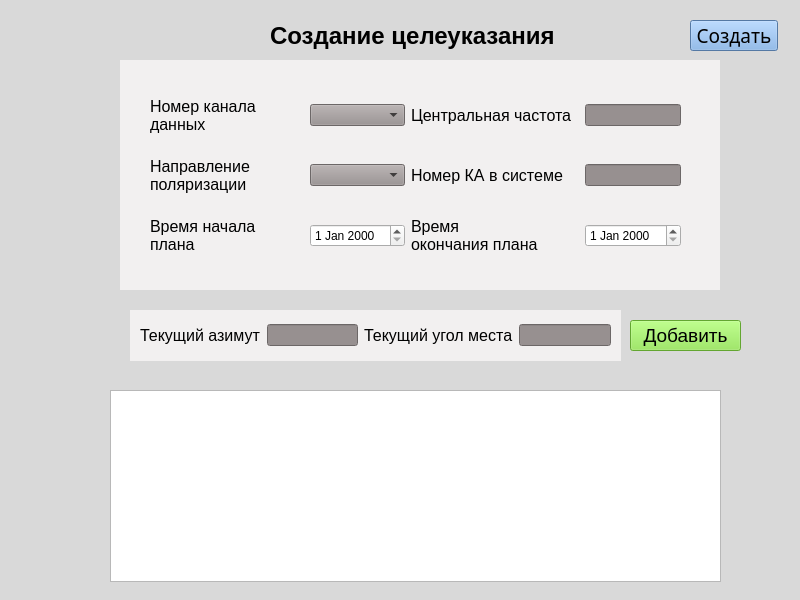
<?xml version="1.0" encoding="UTF-8"?>
<ui version="4.0">
 <class>TransferOfTarget</class>
 <widget class="QWidget" name="TransferOfTarget">
  <property name="geometry">
   <rect>
    <x>0</x>
    <y>0</y>
    <width>800</width>
    <height>600</height>
   </rect>
  </property>
  <property name="windowTitle">
   <string>Form</string>
  </property>
  <widget class="QLabel" name="label">
   <property name="geometry">
    <rect>
     <x>-10</x>
     <y>0</y>
     <width>821</width>
     <height>641</height>
    </rect>
   </property>
   <property name="styleSheet">
    <string notr="true">background-color: #D9D9D9</string>
   </property>
   <property name="text">
    <string/>
   </property>
  </widget>
  <widget class="QLabel" name="label_2">
   <property name="geometry">
    <rect>
     <x>270</x>
     <y>20</y>
     <width>291</width>
     <height>31</height>
    </rect>
   </property>
   <property name="font">
    <font>
     <pointsize>18</pointsize>
     <bold>true</bold>
    </font>
   </property>
   <property name="styleSheet">
    <string notr="true">color: black</string>
   </property>
   <property name="text">
    <string>Создание целеуказания</string>
   </property>
  </widget>
  <widget class="QPushButton" name="createTarget">
   <property name="geometry">
    <rect>
     <x>690</x>
     <y>20</y>
     <width>88</width>
     <height>31</height>
    </rect>
   </property>
   <property name="palette">
    <palette>
     <active>
      <colorrole role="WindowText">
       <brush brushstyle="SolidPattern">
        <color alpha="255">
         <red>0</red>
         <green>0</green>
         <blue>0</blue>
        </color>
       </brush>
      </colorrole>
      <colorrole role="Button">
       <brush brushstyle="SolidPattern">
        <color alpha="255">
         <red>119</red>
         <green>170</green>
         <blue>229</blue>
        </color>
       </brush>
      </colorrole>
      <colorrole role="Text">
       <brush brushstyle="SolidPattern">
        <color alpha="255">
         <red>0</red>
         <green>0</green>
         <blue>0</blue>
        </color>
       </brush>
      </colorrole>
      <colorrole role="ButtonText">
       <brush brushstyle="SolidPattern">
        <color alpha="255">
         <red>0</red>
         <green>0</green>
         <blue>0</blue>
        </color>
       </brush>
      </colorrole>
      <colorrole role="Base">
       <brush brushstyle="SolidPattern">
        <color alpha="255">
         <red>119</red>
         <green>170</green>
         <blue>229</blue>
        </color>
       </brush>
      </colorrole>
      <colorrole role="Window">
       <brush brushstyle="SolidPattern">
        <color alpha="255">
         <red>119</red>
         <green>170</green>
         <blue>229</blue>
        </color>
       </brush>
      </colorrole>
      <colorrole role="PlaceholderText">
       <brush brushstyle="SolidPattern">
        <color alpha="128">
         <red>0</red>
         <green>0</green>
         <blue>0</blue>
        </color>
       </brush>
      </colorrole>
     </active>
     <inactive>
      <colorrole role="WindowText">
       <brush brushstyle="SolidPattern">
        <color alpha="255">
         <red>0</red>
         <green>0</green>
         <blue>0</blue>
        </color>
       </brush>
      </colorrole>
      <colorrole role="Button">
       <brush brushstyle="SolidPattern">
        <color alpha="255">
         <red>119</red>
         <green>170</green>
         <blue>229</blue>
        </color>
       </brush>
      </colorrole>
      <colorrole role="Text">
       <brush brushstyle="SolidPattern">
        <color alpha="255">
         <red>0</red>
         <green>0</green>
         <blue>0</blue>
        </color>
       </brush>
      </colorrole>
      <colorrole role="ButtonText">
       <brush brushstyle="SolidPattern">
        <color alpha="255">
         <red>0</red>
         <green>0</green>
         <blue>0</blue>
        </color>
       </brush>
      </colorrole>
      <colorrole role="Base">
       <brush brushstyle="SolidPattern">
        <color alpha="255">
         <red>119</red>
         <green>170</green>
         <blue>229</blue>
        </color>
       </brush>
      </colorrole>
      <colorrole role="Window">
       <brush brushstyle="SolidPattern">
        <color alpha="255">
         <red>119</red>
         <green>170</green>
         <blue>229</blue>
        </color>
       </brush>
      </colorrole>
      <colorrole role="PlaceholderText">
       <brush brushstyle="SolidPattern">
        <color alpha="128">
         <red>0</red>
         <green>0</green>
         <blue>0</blue>
        </color>
       </brush>
      </colorrole>
     </inactive>
     <disabled>
      <colorrole role="WindowText">
       <brush brushstyle="SolidPattern">
        <color alpha="255">
         <red>0</red>
         <green>0</green>
         <blue>0</blue>
        </color>
       </brush>
      </colorrole>
      <colorrole role="Button">
       <brush brushstyle="SolidPattern">
        <color alpha="255">
         <red>119</red>
         <green>170</green>
         <blue>229</blue>
        </color>
       </brush>
      </colorrole>
      <colorrole role="Text">
       <brush brushstyle="SolidPattern">
        <color alpha="255">
         <red>0</red>
         <green>0</green>
         <blue>0</blue>
        </color>
       </brush>
      </colorrole>
      <colorrole role="ButtonText">
       <brush brushstyle="SolidPattern">
        <color alpha="255">
         <red>0</red>
         <green>0</green>
         <blue>0</blue>
        </color>
       </brush>
      </colorrole>
      <colorrole role="Base">
       <brush brushstyle="SolidPattern">
        <color alpha="255">
         <red>119</red>
         <green>170</green>
         <blue>229</blue>
        </color>
       </brush>
      </colorrole>
      <colorrole role="Window">
       <brush brushstyle="SolidPattern">
        <color alpha="255">
         <red>119</red>
         <green>170</green>
         <blue>229</blue>
        </color>
       </brush>
      </colorrole>
      <colorrole role="PlaceholderText">
       <brush brushstyle="SolidPattern">
        <color alpha="128">
         <red>0</red>
         <green>0</green>
         <blue>0</blue>
        </color>
       </brush>
      </colorrole>
     </disabled>
    </palette>
   </property>
   <property name="font">
    <font>
     <family>Ubuntu Sans</family>
     <pointsize>14</pointsize>
     <bold>false</bold>
    </font>
   </property>
   <property name="styleSheet">
    <string notr="true">background-color: #77AAE5; color: black</string>
   </property>
   <property name="text">
    <string>Создать</string>
   </property>
  </widget>
  <widget class="QPushButton" name="addAzimut">
   <property name="geometry">
    <rect>
     <x>630</x>
     <y>320</y>
     <width>111</width>
     <height>31</height>
    </rect>
   </property>
   <property name="font">
    <font>
     <pointsize>14</pointsize>
    </font>
   </property>
   <property name="styleSheet">
    <string notr="true">background-color: #8BE844; color: black</string>
   </property>
   <property name="text">
    <string>Добавить</string>
   </property>
  </widget>
  <widget class="QLabel" name="label_12">
   <property name="geometry">
    <rect>
     <x>120</x>
     <y>60</y>
     <width>600</width>
     <height>230</height>
    </rect>
   </property>
   <property name="font">
    <font>
     <pointsize>14</pointsize>
    </font>
   </property>
   <property name="styleSheet">
    <string notr="true">background-color: #F2F0F0</string>
   </property>
   <property name="text">
    <string/>
   </property>
  </widget>
  <widget class="QLabel" name="label_13">
   <property name="geometry">
    <rect>
     <x>130</x>
     <y>310</y>
     <width>491</width>
     <height>51</height>
    </rect>
   </property>
   <property name="font">
    <font>
     <pointsize>14</pointsize>
    </font>
   </property>
   <property name="styleSheet">
    <string notr="true">background-color: #F2F0F0</string>
   </property>
   <property name="text">
    <string/>
   </property>
  </widget>
  <widget class="QWidget" name="horizontalLayoutWidget">
   <property name="geometry">
    <rect>
     <x>140</x>
     <y>320</y>
     <width>471</width>
     <height>31</height>
    </rect>
   </property>
   <layout class="QHBoxLayout" name="horizontalLayout">
    <item>
     <widget class="QLabel" name="label_8">
      <property name="font">
       <font>
        <pointsize>12</pointsize>
       </font>
      </property>
      <property name="styleSheet">
       <string notr="true">color: black</string>
      </property>
      <property name="text">
       <string>Текущий азимут</string>
      </property>
     </widget>
    </item>
    <item>
     <widget class="QLineEdit" name="currentAzimut">
      <property name="styleSheet">
       <string notr="true">background-color: #979090</string>
      </property>
     </widget>
    </item>
    <item>
     <widget class="QLabel" name="label_9">
      <property name="font">
       <font>
        <pointsize>12</pointsize>
       </font>
      </property>
      <property name="styleSheet">
       <string notr="true">color: black</string>
      </property>
      <property name="text">
       <string>Текущий угол места</string>
      </property>
     </widget>
    </item>
    <item>
     <widget class="QLineEdit" name="currentElevationAngle">
      <property name="styleSheet">
       <string notr="true">background-color: #979090</string>
      </property>
     </widget>
    </item>
   </layout>
  </widget>
  <widget class="QWidget" name="gridLayoutWidget">
   <property name="geometry">
    <rect>
     <x>150</x>
     <y>80</y>
     <width>531</width>
     <height>191</height>
    </rect>
   </property>
   <layout class="QGridLayout" name="gridLayout">
    <item row="0" column="0">
     <widget class="QLabel" name="label_3">
      <property name="font">
       <font>
        <pointsize>12</pointsize>
       </font>
      </property>
      <property name="styleSheet">
       <string notr="true">color: black</string>
      </property>
      <property name="text">
       <string>Номер канала данных</string>
      </property>
      <property name="wordWrap">
       <bool>true</bool>
      </property>
     </widget>
    </item>
    <item row="1" column="0">
     <widget class="QLabel" name="label_11">
      <property name="font">
       <font>
        <pointsize>12</pointsize>
       </font>
      </property>
      <property name="styleSheet">
       <string notr="true">color: black</string>
      </property>
      <property name="text">
       <string>Направление поляризации</string>
      </property>
      <property name="wordWrap">
       <bool>true</bool>
      </property>
     </widget>
    </item>
    <item row="0" column="1">
     <widget class="QComboBox" name="channelNumbers">
      <property name="styleSheet">
       <string notr="true">background-color: #979090</string>
      </property>
     </widget>
    </item>
    <item row="0" column="2">
     <widget class="QLabel" name="label_10">
      <property name="font">
       <font>
        <pointsize>12</pointsize>
       </font>
      </property>
      <property name="styleSheet">
       <string notr="true">color: black</string>
      </property>
      <property name="text">
       <string>Центральная частота </string>
      </property>
      <property name="wordWrap">
       <bool>true</bool>
      </property>
     </widget>
    </item>
    <item row="0" column="3">
     <widget class="QLineEdit" name="centerFrequency">
      <property name="styleSheet">
       <string notr="true">background-color: #979090</string>
      </property>
     </widget>
    </item>
    <item row="1" column="1">
     <widget class="QComboBox" name="polarization">
      <property name="styleSheet">
       <string notr="true">background-color: #979090</string>
      </property>
     </widget>
    </item>
    <item row="1" column="2">
     <widget class="QLabel" name="label_5">
      <property name="font">
       <font>
        <pointsize>12</pointsize>
       </font>
      </property>
      <property name="styleSheet">
       <string notr="true">color: black</string>
      </property>
      <property name="text">
       <string>Номер КА в системе</string>
      </property>
      <property name="wordWrap">
       <bool>true</bool>
      </property>
     </widget>
    </item>
    <item row="1" column="3">
     <widget class="QLineEdit" name="numberOfTheSpacecraft">
      <property name="styleSheet">
       <string notr="true">background-color: #979090</string>
      </property>
     </widget>
    </item>
    <item row="2" column="0">
     <widget class="QLabel" name="label_6">
      <property name="font">
       <font>
        <pointsize>12</pointsize>
       </font>
      </property>
      <property name="styleSheet">
       <string notr="true">color: black</string>
      </property>
      <property name="text">
       <string>Время начала плана</string>
      </property>
      <property name="wordWrap">
       <bool>true</bool>
      </property>
     </widget>
    </item>
    <item row="2" column="1">
     <widget class="QDateEdit" name="startTime"/>
    </item>
    <item row="2" column="2">
     <widget class="QLabel" name="label_7">
      <property name="font">
       <font>
        <pointsize>12</pointsize>
       </font>
      </property>
      <property name="styleSheet">
       <string notr="true">color: black</string>
      </property>
      <property name="text">
       <string>Время окончания плана</string>
      </property>
      <property name="wordWrap">
       <bool>true</bool>
      </property>
     </widget>
    </item>
    <item row="2" column="3">
     <widget class="QDateEdit" name="endTime"/>
    </item>
   </layout>
  </widget>
  <widget class="QTableView" name="coordinates">
   <property name="geometry">
    <rect>
     <x>110</x>
     <y>390</y>
     <width>611</width>
     <height>192</height>
    </rect>
   </property>
  </widget>
 </widget>
 <resources/>
 <connections/>
</ui>
